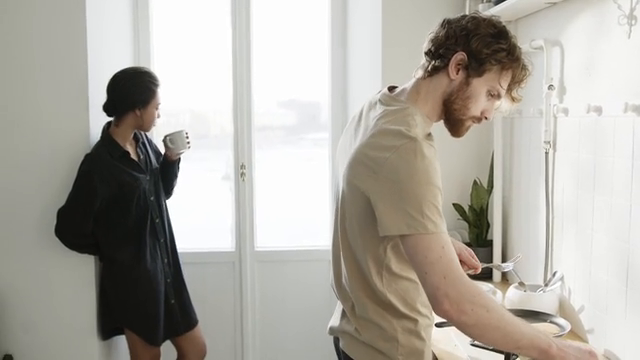
#> input picture frame 27 of Vintage-Cam-Video/video-input/video-1.mp4, 640 x 360 px
$ python 'Dirty Gray.py'
#> lines starting #> are read from the running program, lines starting #| are printed output that depends on the picture
#> further down, frame is the input picture: shape (360, 640, 3); mean B, G, R 164.1, 171.9, 175.6
import cv2
import numpy as np

def dirty_gray(frame):
    ## gray filter
    output_gray = cv2.cvtColor(frame, cv2.COLOR_BGR2GRAY)
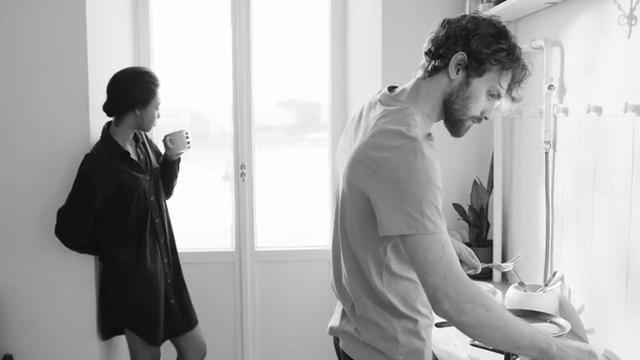
#> output_gray: shape (360, 640); min 8, max 255, mean 172.1

    ## shrapening filter
    Kernel = np.array([[-1, -1, -1],[-1, 9, -1],[-1, -1, -1]])
    output_sharpen = cv2.filter2D(output_gray, -1, Kernel)
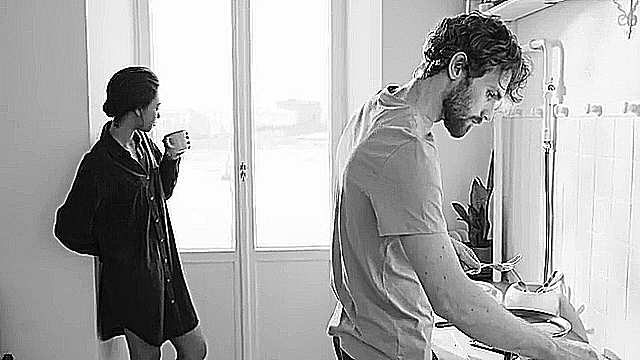
#> output_sharpen: shape (360, 640); min 0, max 255, mean 171.3
    return output_sharpen

# lettura video
cap = cv2.VideoCapture('video-input/video-1.mp4',0)
width_frame = int(cap.get(cv2.CAP_PROP_FRAME_WIDTH))
height_frame = int(cap.get(cv2.CAP_PROP_FRAME_HEIGHT))
size = (width_frame,height_frame)
# Define the codec and create VideoWriter object
fourcc = cv2.VideoWriter_fourcc(*'m', 'p', '4', 'v')
out = cv2.VideoWriter('video-output/dirty-gray.mp4', fourcc, 20.0, size,0)
while(cap.isOpened()):
    ret, frame = cap.read()
    if ret == True:
        # applica filtro
        frame = dirty_gray(frame)
        out.write(frame)
        cv2.imshow('Dirty Gray', frame)
        if cv2.waitKey(50) & 0xFF == ord('q'):
#> (key q is pressed here)
            break
    else:
        break

cap.release()
out.release()
cv2.waitKey(0)
cv2.destroyAllWindows()

$ run again, starting later in the video
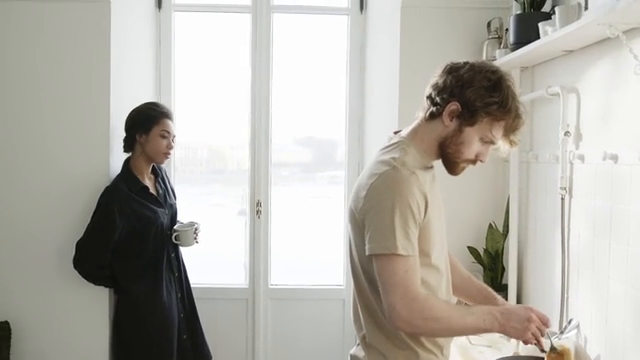
#> input picture frame 121 of Vintage-Cam-Video/video-input/video-1.mp4, 640 x 360 px
#> frame is the input picture: shape (360, 640, 3); mean B, G, R 171.2, 178.3, 181.3
#> in dirty_gray, `output_gray = cv2.cvtColor(frame, cv2.COLOR_BGR2GRAY)`:
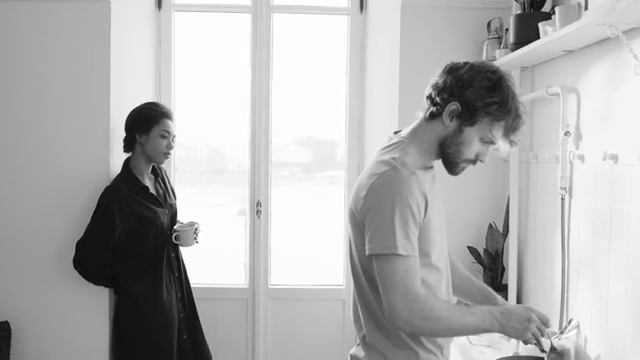
#> output_gray: shape (360, 640); min 5, max 255, mean 178.4
#> in dirty_gray, `output_sharpen = cv2.filter2D(output_gray, -1, Kernel)`:
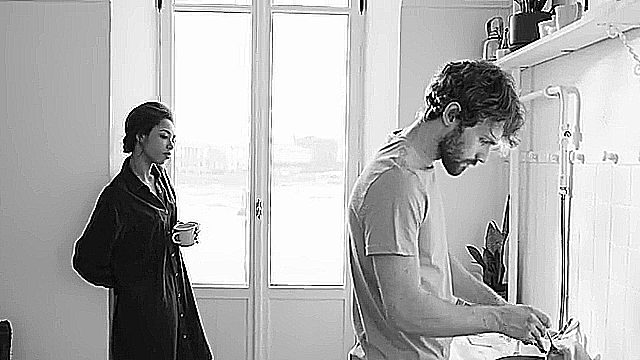
#> output_sharpen: shape (360, 640); min 0, max 255, mean 177.1

$ run again, starting later in the video
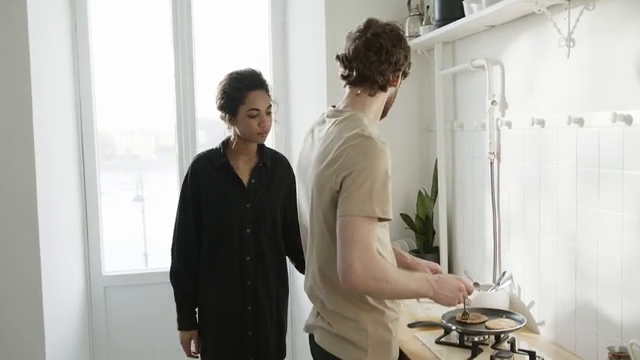
#> input picture frame 216 of Vintage-Cam-Video/video-input/video-1.mp4, 640 x 360 px
#> frame is the input picture: shape (360, 640, 3); mean B, G, R 168.9, 175.1, 177.2
#> in dirty_gray, `output_gray = cv2.cvtColor(frame, cv2.COLOR_BGR2GRAY)`:
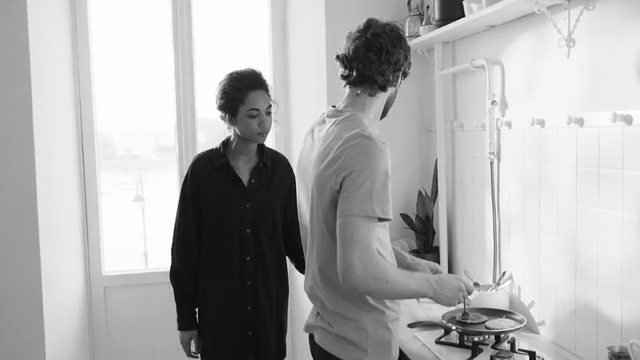
#> output_gray: shape (360, 640); min 0, max 255, mean 175.1
#> in dirty_gray, `output_sharpen = cv2.filter2D(output_gray, -1, Kernel)`:
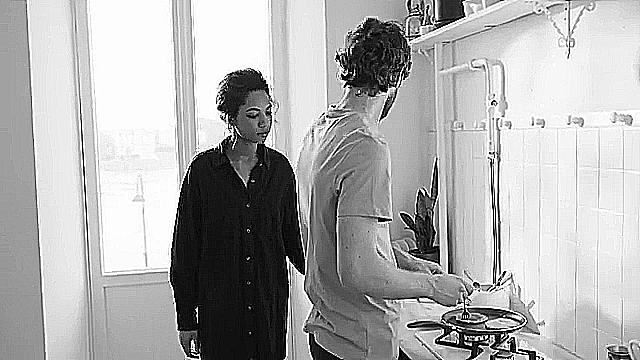
#> output_sharpen: shape (360, 640); min 0, max 255, mean 174.2
